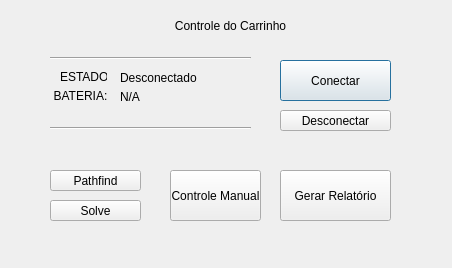
<?xml version="1.0" encoding="UTF-8"?>
<ui version="4.0">
 <class>Dialog</class>
 <widget class="QDialog" name="Dialog">
  <property name="geometry">
   <rect>
    <x>0</x>
    <y>0</y>
    <width>452</width>
    <height>268</height>
   </rect>
  </property>
  <property name="windowTitle">
   <string>Dialog</string>
  </property>
  <widget class="QPushButton" name="botao_conectar">
   <property name="geometry">
    <rect>
     <x>280</x>
     <y>60</y>
     <width>111</width>
     <height>41</height>
    </rect>
   </property>
   <property name="text">
    <string>Conectar</string>
   </property>
  </widget>
  <widget class="QLabel" name="label_3">
   <property name="geometry">
    <rect>
     <x>90</x>
     <y>10</y>
     <width>281</width>
     <height>31</height>
    </rect>
   </property>
   <property name="layoutDirection">
    <enum>Qt::LeftToRight</enum>
   </property>
   <property name="text">
    <string>Controle do Carrinho</string>
   </property>
   <property name="alignment">
    <set>Qt::AlignCenter</set>
   </property>
  </widget>
  <widget class="QLabel" name="label_4">
   <property name="geometry">
    <rect>
     <x>60</x>
     <y>70</y>
     <width>47</width>
     <height>13</height>
    </rect>
   </property>
   <property name="text">
    <string>ESTADO:</string>
   </property>
  </widget>
  <widget class="QLabel" name="label_status">
   <property name="geometry">
    <rect>
     <x>110</x>
     <y>270</y>
     <width>211</width>
     <height>20</height>
    </rect>
   </property>
   <property name="text">
    <string/>
   </property>
   <property name="alignment">
    <set>Qt::AlignCenter</set>
   </property>
  </widget>
  <widget class="QLabel" name="label_5">
   <property name="geometry">
    <rect>
     <x>50</x>
     <y>80</y>
     <width>61</width>
     <height>31</height>
    </rect>
   </property>
   <property name="text">
    <string>BATERIA:</string>
   </property>
   <property name="alignment">
    <set>Qt::AlignCenter</set>
   </property>
  </widget>
  <widget class="QPushButton" name="botao_pathfind">
   <property name="geometry">
    <rect>
     <x>50</x>
     <y>170</y>
     <width>91</width>
     <height>21</height>
    </rect>
   </property>
   <property name="text">
    <string>Pathfind</string>
   </property>
  </widget>
  <widget class="QPushButton" name="botao_solve">
   <property name="geometry">
    <rect>
     <x>50</x>
     <y>200</y>
     <width>91</width>
     <height>21</height>
    </rect>
   </property>
   <property name="text">
    <string>Solve</string>
   </property>
  </widget>
  <widget class="QPushButton" name="botao_manual">
   <property name="geometry">
    <rect>
     <x>170</x>
     <y>170</y>
     <width>91</width>
     <height>51</height>
    </rect>
   </property>
   <property name="text">
    <string>Controle Manual</string>
   </property>
  </widget>
  <widget class="QPushButton" name="botao_salvar">
   <property name="geometry">
    <rect>
     <x>280</x>
     <y>170</y>
     <width>111</width>
     <height>51</height>
    </rect>
   </property>
   <property name="text">
    <string>Gerar Relatório</string>
   </property>
  </widget>
  <widget class="Line" name="line">
   <property name="geometry">
    <rect>
     <x>50</x>
     <y>50</y>
     <width>201</width>
     <height>16</height>
    </rect>
   </property>
   <property name="orientation">
    <enum>Qt::Horizontal</enum>
   </property>
  </widget>
  <widget class="Line" name="line_3">
   <property name="geometry">
    <rect>
     <x>50</x>
     <y>120</y>
     <width>201</width>
     <height>16</height>
    </rect>
   </property>
   <property name="orientation">
    <enum>Qt::Horizontal</enum>
   </property>
  </widget>
  <widget class="QLabel" name="label_estado">
   <property name="geometry">
    <rect>
     <x>120</x>
     <y>70</y>
     <width>81</width>
     <height>16</height>
    </rect>
   </property>
   <property name="text">
    <string>Desconectado</string>
   </property>
  </widget>
  <widget class="QLabel" name="label_bateria">
   <property name="geometry">
    <rect>
     <x>120</x>
     <y>90</y>
     <width>47</width>
     <height>13</height>
    </rect>
   </property>
   <property name="text">
    <string>N/A</string>
   </property>
  </widget>
  <widget class="QLabel" name="text_tempo">
   <property name="geometry">
    <rect>
     <x>50</x>
     <y>130</y>
     <width>111</width>
     <height>31</height>
    </rect>
   </property>
   <property name="text">
    <string/>
   </property>
   <property name="alignment">
    <set>Qt::AlignCenter</set>
   </property>
  </widget>
  <widget class="QLabel" name="label_tempo">
   <property name="geometry">
    <rect>
     <x>170</x>
     <y>130</y>
     <width>221</width>
     <height>31</height>
    </rect>
   </property>
   <property name="text">
    <string/>
   </property>
   <property name="alignment">
    <set>Qt::AlignCenter</set>
   </property>
  </widget>
  <widget class="QPushButton" name="botao_desconectar">
   <property name="geometry">
    <rect>
     <x>280</x>
     <y>110</y>
     <width>111</width>
     <height>21</height>
    </rect>
   </property>
   <property name="text">
    <string>Desconectar</string>
   </property>
  </widget>
  <widget class="QLabel" name="label_relatorio">
   <property name="geometry">
    <rect>
     <x>170</x>
     <y>230</y>
     <width>231</width>
     <height>20</height>
    </rect>
   </property>
   <property name="styleSheet">
    <string notr="true">color: green</string>
   </property>
   <property name="text">
    <string/>
   </property>
   <property name="alignment">
    <set>Qt::AlignCenter</set>
   </property>
   <property name="margin">
    <number>0</number>
   </property>
  </widget>
 </widget>
 <resources/>
 <connections/>
</ui>
